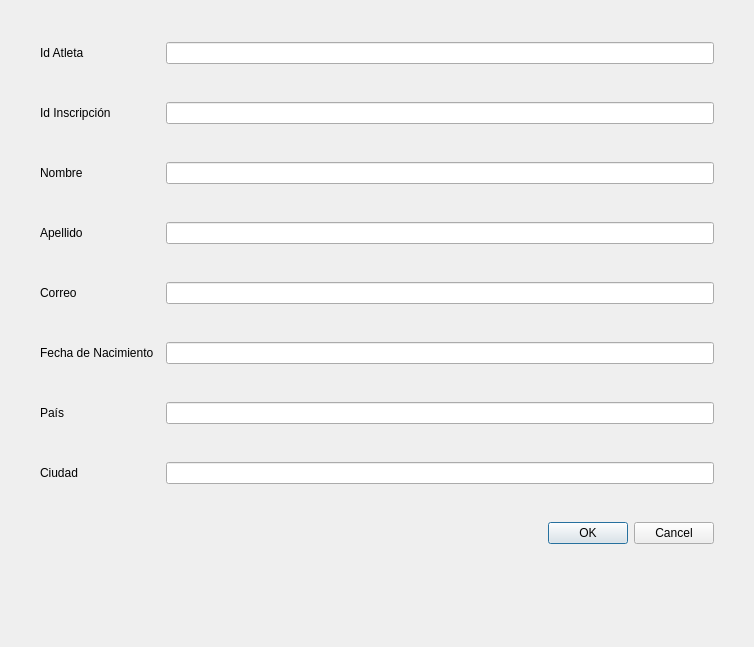
<?xml version="1.0" encoding="UTF-8"?>
<ui version="4.0">
 <class>Dialog</class>
 <widget class="QDialog" name="Dialog">
  <property name="geometry">
   <rect>
    <x>0</x>
    <y>0</y>
    <width>754</width>
    <height>647</height>
   </rect>
  </property>
  <property name="windowTitle">
   <string>Dialog</string>
  </property>
  <widget class="QWidget" name="gridLayoutWidget">
   <property name="geometry">
    <rect>
     <x>40</x>
     <y>10</y>
     <width>674</width>
     <height>572</height>
    </rect>
   </property>
   <layout class="QGridLayout" name="gridLayout">
    <item row="6" column="2">
     <widget class="QLineEdit" name="lineEdit_7"/>
    </item>
    <item row="7" column="0">
     <widget class="QLabel" name="label_8">
      <property name="text">
       <string>Ciudad</string>
      </property>
     </widget>
    </item>
    <item row="1" column="0">
     <widget class="QLabel" name="label_2">
      <property name="text">
       <string>Id Inscripción</string>
      </property>
     </widget>
    </item>
    <item row="2" column="2">
     <widget class="QLineEdit" name="lineEdit_3"/>
    </item>
    <item row="6" column="0">
     <widget class="QLabel" name="label_7">
      <property name="text">
       <string>País</string>
      </property>
     </widget>
    </item>
    <item row="3" column="2">
     <widget class="QLineEdit" name="lineEdit_4"/>
    </item>
    <item row="0" column="0" colspan="2">
     <widget class="QLabel" name="label">
      <property name="text">
       <string>Id Atleta</string>
      </property>
     </widget>
    </item>
    <item row="3" column="0">
     <widget class="QLabel" name="label_4">
      <property name="text">
       <string>Apellido</string>
      </property>
     </widget>
    </item>
    <item row="5" column="0">
     <widget class="QLabel" name="label_6">
      <property name="text">
       <string>Fecha de Nacimiento</string>
      </property>
     </widget>
    </item>
    <item row="2" column="0">
     <widget class="QLabel" name="label_3">
      <property name="text">
       <string>Nombre</string>
      </property>
     </widget>
    </item>
    <item row="8" column="2">
     <widget class="QDialogButtonBox" name="buttonBox">
      <property name="orientation">
       <enum>Qt::Horizontal</enum>
      </property>
      <property name="standardButtons">
       <set>QDialogButtonBox::Cancel|QDialogButtonBox::Ok</set>
      </property>
     </widget>
    </item>
    <item row="4" column="2">
     <widget class="QLineEdit" name="lineEdit_5"/>
    </item>
    <item row="4" column="0">
     <widget class="QLabel" name="label_5">
      <property name="text">
       <string>Correo</string>
      </property>
     </widget>
    </item>
    <item row="5" column="2">
     <widget class="QLineEdit" name="lineEdit_6"/>
    </item>
    <item row="7" column="2">
     <widget class="QLineEdit" name="lineEdit_8"/>
    </item>
    <item row="0" column="2">
     <widget class="QLineEdit" name="lineEdit"/>
    </item>
    <item row="1" column="2">
     <widget class="QLineEdit" name="lineEdit_2"/>
    </item>
   </layout>
  </widget>
 </widget>
 <resources/>
 <connections>
  <connection>
   <sender>buttonBox</sender>
   <signal>accepted()</signal>
   <receiver>Dialog</receiver>
   <slot>accept()</slot>
   <hints>
    <hint type="sourcelabel">
     <x>248</x>
     <y>254</y>
    </hint>
    <hint type="destinationlabel">
     <x>157</x>
     <y>274</y>
    </hint>
   </hints>
  </connection>
  <connection>
   <sender>buttonBox</sender>
   <signal>rejected()</signal>
   <receiver>Dialog</receiver>
   <slot>reject()</slot>
   <hints>
    <hint type="sourcelabel">
     <x>316</x>
     <y>260</y>
    </hint>
    <hint type="destinationlabel">
     <x>286</x>
     <y>274</y>
    </hint>
   </hints>
  </connection>
 </connections>
</ui>
